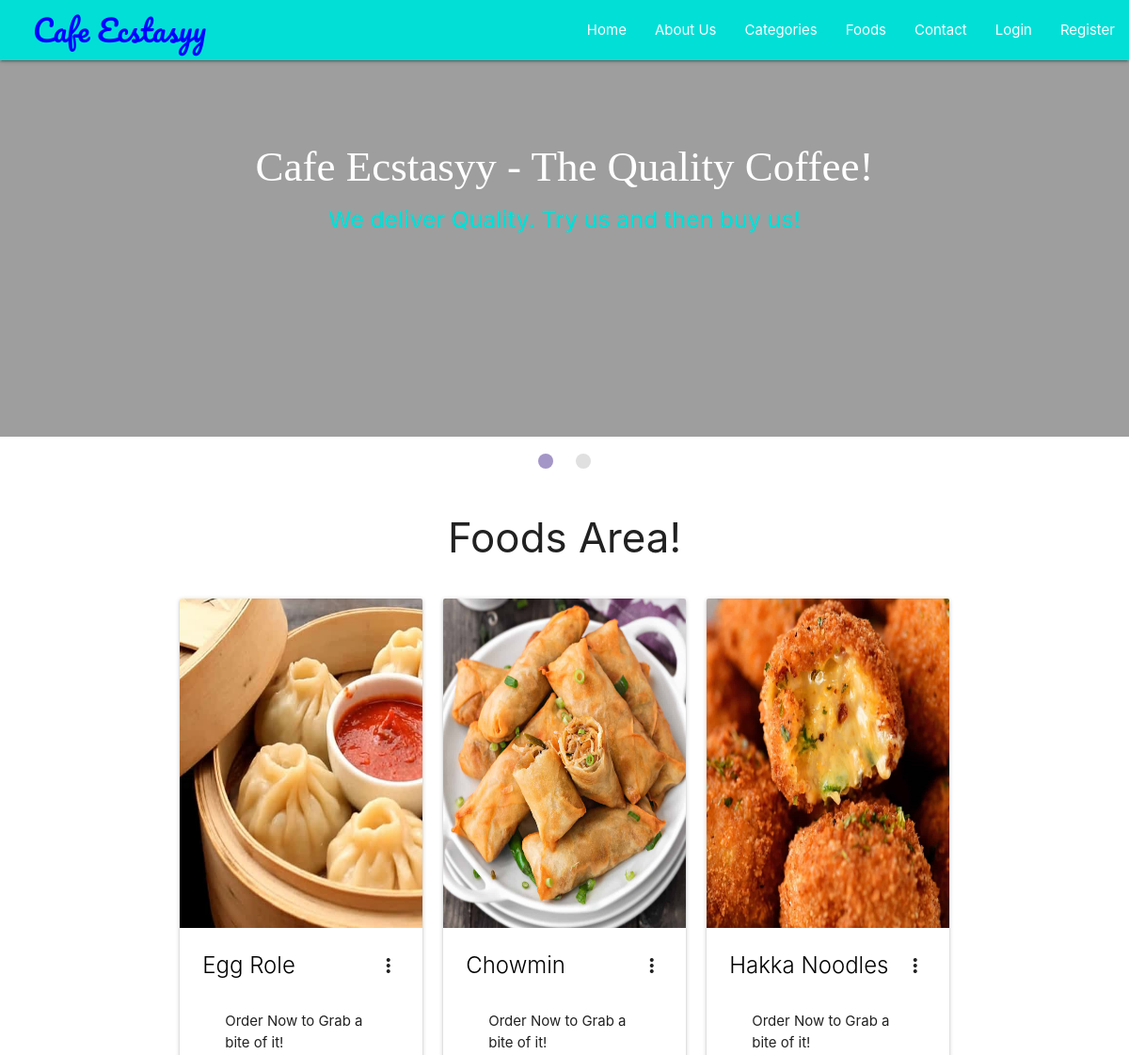
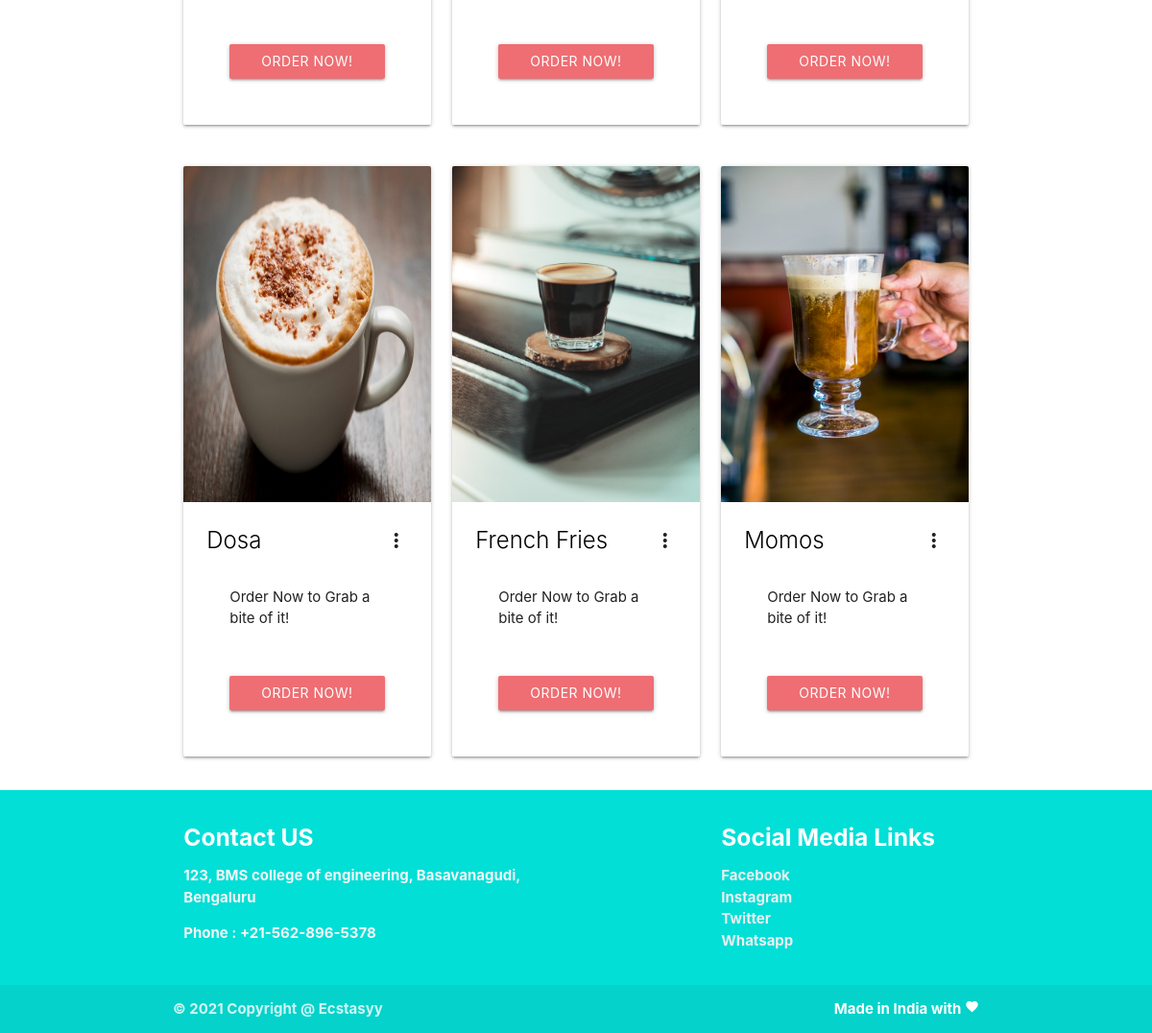
Screenshot of /foods.php with the database file from the repository (2 pictures, top to bottom).
### tables this page shows
CREATE TABLE `food` (
  `id` int(11) NOT NULL,
  `cat_id` int(10) NOT NULL,
  `fname` varchar(50) NOT NULL,
  `description` varchar(250) NOT NULL
);

### chunks/foods.php (the view, shortened to what this page needs)
<?php
require('backends/connection-pdo.php');
if (isset($_REQUEST['id'])) {
	$sql = 'SELECT * FROM food WHERE cat_id = "'.$_REQUEST['id'].'"';
} else {
	$sql = 'SELECT * FROM `food` ORDER BY `food`.`cat_id` ASC ';
}
$query  = $pdoconn->prepare($sql);
$query->execute();
$arr_all = $query->fetchAll(PDO::FETCH_ASSOC);
?>
<section class="fcategories">
	<div class="container">
		<div class="section white center">
			<h3 class="header">Foods Area!</h3>
		</div>
		<?php if (count($arr_all) == 0) {
	echo '<div class="section gray center" style="border: 1px solid black; border-radius: 5px;">
			<p class="header">Sorry No Categories to Display!</p>
		</div>';
} else {$f=1;  ?>
<?php
for ($i=1; $i <= count($arr_all); ) { ?>
		<div class="row">
			<?php for ($j=1; $j <= 3; $j++) { ?>
			<div class="col s12 m4">
				<div class="card">
				    <div class="card-image waves-effect waves-block waves-light">
				      <img class="activator" src="images/food<?php echo $f; $f++; ?>.jpg" height="350">
				    </div>
				    <div class="card-content">
				      <span class="card-title activator grey-text text-darken-4"><a class="black-text" href=""><?php echo $arr_all[$i+$j-2]['fname']; ?></a><i class="material-icons right"></i></span>
				      <div class="card-content">
			          <p> Order Now to Grab a bite of it!</p>
			        </div>
			        <div class="card-content center">
			          <a href="backends/order-food.php?id=<?php echo $arr_all[$i+$j-2]['id']; ?>" style="background: #ee6e73;" class="btn waves-effect waves-block waves-light" href="">Order Now!</a>
			        </div>
				    </div>
				  </div>
			</div>
			<?php } ?>
			<?php $i = $i + 3; ?>
		</div>
		<?php
				}
			}
		?>
	</div>
</section>

### rows the page displays
food: shows a picture, fname "Egg Role"
food: shows a picture, fname "Chowmin"
food: shows a picture, fname "Hakka Noodles"
food: shows a picture, fname "Dosa"
food: shows a picture, fname "French Fries"
food: shows a picture, fname "Momos"
